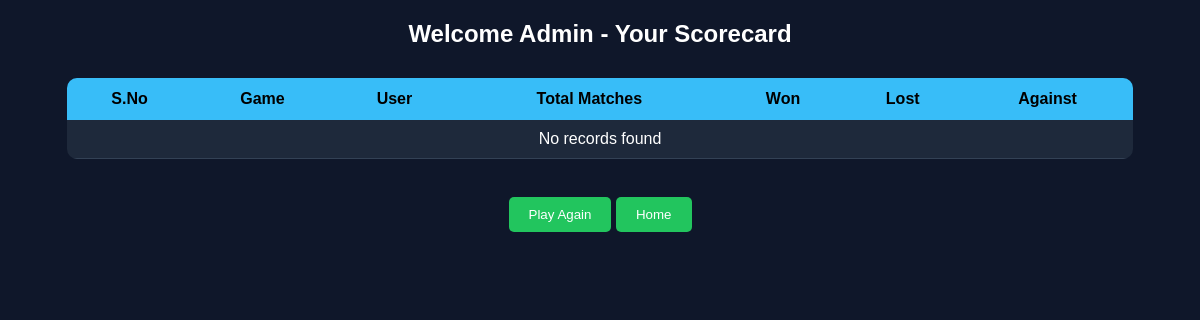
Before: /scorecard.php (signed in) with the older database file.
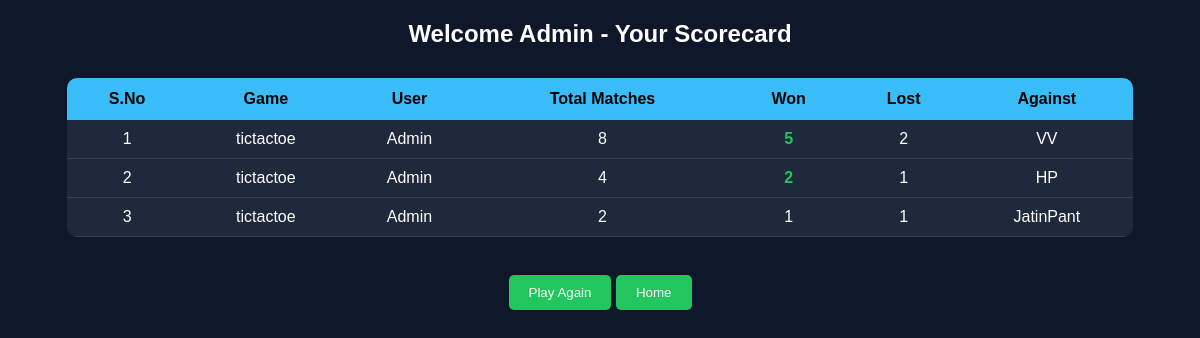
After: the same page with the newer database file.
### tables this page shows
CREATE TABLE `scorecard` (
  `s.no` int(11) NOT NULL,
  `game_name` varchar(50) NOT NULL,
  `user_name` varchar(255) NOT NULL,
  `total_matches` int(11) DEFAULT 0,
  `won` int(11) NOT NULL DEFAULT 0,
  `lost` int(11) NOT NULL DEFAULT 0,
  `against` varchar(255) NOT NULL DEFAULT '0'
);

### scorecard.php (the view, shortened to what this page needs)
<?php
$conn = mysqli_connect("localhost", "root", "", "tictactoe");
$user = $_SESSION['user'];
$sql = "SELECT * FROM scorecard WHERE user_name='$user'";
$result = mysqli_query($conn, $sql);
?>
<!DOCTYPE html>
<html>
<head>
</head>
<body>
<h2>Welcome <?php echo $user; ?> - Your Scorecard</h2>
<div class="container">
<table>
    <tr>
        <th>S.No</th>
        <th>Game</th>
        <th>User</th>
        <th>Total Matches</th>
        <th>Won</th>
        <th>Lost</th>
        <th>Against</th>
    </tr>
<?php
$sn = 1;
if (mysqli_num_rows($result) > 0) {
    while($row = mysqli_fetch_assoc($result)) {
        $wonClass = ($row['won'] > $row['lost']) ? "win" : "";
        $lostClass = ($row['lost'] > $row['won']) ? "loss" : "";
        echo "<tr>
            <td>".$sn++."</td>
            <td>".$row['game_name']."</td>
            <td>".$row['user_name']."</td>
            <td>".$row['total_matches']."</td>
            <td class='$wonClass'>".$row['won']."</td>
            <td class='$lostClass'>".$row['lost']."</td>
            <td>".$row['against']."</td>
        </tr>";
    }
} else {
    echo "<tr><td colspan='7'>No records found</td></tr>";
}
?>
</table>
<br>
<button class="btn" onclick="window.location.href='game.php'">Play Again</button>
<button class="btn" onclick="window.location.href='index.php'">Home</button>
</div>
</body>
</html>

Changed rows visible on the page:
added scorecard: game_name "tictactoe", user_name "Admin", total_matches "8", won "5", lost "2", against "VV"
added scorecard: game_name "tictactoe", user_name "Admin", total_matches "4", won "2", lost "1", against "HP"
added scorecard: game_name "tictactoe", user_name "Admin", total_matches "2", won "1", lost "1", against "JatinPant"
Other visible differences:
text no longer shown: "No records found"
